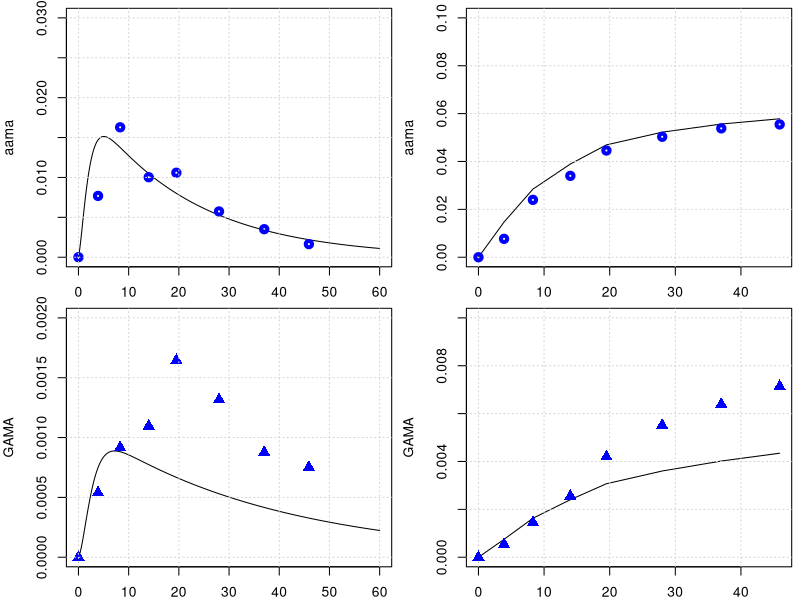

Reproduce this figure in R.
library(deSolve)
library(minpack.lm)
graphics.off()

# body weight in kg
BW = 70 
# fractions of BW
##https://journals.sagepub.com/doi/pdf/10.1177/ANIB_32_3-4
F_B = 0.079 
F_B_AB = 0.35 #fraction: arterial blood of blood volume
F_B_VB = 0.65 #fraction: venous blood of blood volume
F_Li = 0.026
F_Ki = 0.0044
F_T = 1-(F_B+F_Li+F_Ki)
# organ volumes in L
V_AB <- BW*F_B*F_B_AB 
V_VB <- BW*F_B*F_B_VB 
V_T <- BW*F_T
V_Ki <- BW*F_Ki
V_Li <- BW*F_Li
# cardiac output in L/(kg*h)
##https://journals.sagepub.com/doi/pdf/10.1177/ANIB_32_3-4
QCC = 16        #12.5 # maybe 14 or 6.5 check?
Q_C = QCC*BW^0.75
#FQ_P = 2.5/100 Trine: We don't have a lung compartment in this model
FQ_Li = 0.255
FQ_Ki = 0.19 #total - there is also an aterial flow rate 
FQ_T = 1 -( FQ_Li + FQ_Ki) # +FQ_P) Trine: We don't have a lung compartment in this model
Q_Li <- Q_C*FQ_Li
Q_Ki <- Q_C*FQ_Ki
Q_T <- Q_C*FQ_T

MW_aa = 71   # mg/mmol
MW_ga = 87   # mg/mmol
MW_GSH = 307.32 # mg/mmol
k_0_GSH = 7   # from Sweeney paper.
MW_GSH = 307.32     # mg/mmol
AGSH0 = k_0_GSH * V_Li * MW_GSH


# +++++++++++++++++++++++++++++++++++++++++++++++++++++++++++++++++
# partition coefficient 
pAA_TB = .2        # Tissue::blood partition AA, Sweeney et al (2010) paper
pAA_KiB = 0.8      # Kidney::blood partition AA, Sweeney et al (2010) paper
pAA_LiB = 0.4      # liver::blood partition AA, Sweeney et al (2010) paper
# Maybe we said it earlier and these parameters are not sensitive to the model, but from which paper did you get the values of these partition coefs., 
# in the paper of Sweeney and of Li are different pAA_LiB = 0.4 and pAA_KiB = 0.8.

# reaction rate constants 
k_AAuptake = 1 #1/h

k_onAA_T = 0.028  #1/h     # we took it from Sweenney
k_onAA_B = 0.036  #1/h
k_onAA_Li = 0.71 #1/h
k_onAA_Ki = 0.13 #1/h

# from 0.23 to 0.35
k_cl_GSH = 0.035   # 1/h   #  Reed et al. 2008 'A mathematical model of glutathione metabolism'
#doi:10.1186/1742-4682-5-8

# k_onAA_GSH = 0.55 # L/(mmol h)
# check, we do not use it any more.
k_exc_AAMA = 0.049  ## ##MK Furh et al. report on Elimination half-life of AAMA as ~17.4 h, then k_exc_AAMA=0.0398 h-1#
# 'Toxicokinetics of acrylamide in humans after ingestion of a defined dose in a test meal to improve risk assessment for acrylamide carcinogenicity'
# DOI: 10.1158/1055-9965.EPI-05-0647
# 0.049 #1/h or 0.13 # this will change the shape

# Maximum velocity for enzymatic reaction 
V_max_p450 = 9 /MW_aa*BW^0.7  # mg/h  from Sweenney paper, checked!
# maximum rate of GA and AA conjugation with GSH (mg/(h BW^0.7))
Vmax_AA_GSH <- 24*BW^0.7 # from the Sweeny  fitted   mg/h



### PARAMETERS FOR GA
# partition coefficient
pGA_TB = 1.35 # Have been calculated from the Doerge et al 2005 paper on TK in mice
pGA_LiB = 0.63 # Have been calculated from the Doerge et al 2005 paper on TK in mice
pGA_KiB = .3

#k_onGA_GSH = 0.8 #L/(mmol h)
k_onGA_T = 0.69        #1/h
k_onGA_B = 0.108       #1/h
k_onGA_Ki = k_onAA_T/2 #1/h
k_onGA_Li = 0.115      #1/h

k_exc_GAMA = 0.027   ##MK Furh et al. report on Elimination half-life of GAMA: ~25.1 hours, then k_exc_GAMA = 0.0276 h-1##  
# 0.077 #1/h  # or 0.027 # from sweeney # 
k_exc_GAOH = 0.077     # 1/h  # from sweeney
# (removed as no longer used) k_exc_GA <- .4         # 1/h Q_Ki*0.025


VMAXGC1 = 22   # maximum rate of AA conjugation with GSH mg/hr-kg^0.7, Sweeney et al (2010) paper
VMAXG1 = VMAXGC1/MW_aa*BW**0.7    # !$'Liver AA-GSH rate'

# Maximum velocity for enzymatic reaction 
V_max_EH = 20 /MW_ga*BW^0.7  
KM_p450 = 10.0
KM_EH = 100.0
# maximum rate of GA and AA conjugation with GSH (mg/(h BW^0.7))
Vmax_GA_GSH <- 20*BW^0.7 # from the Sweeny ( Vmax_GC2 )  fitted   mg/h

KMG1 = 20  #!Km with respect to AA for GSH conjugation mg/L (from Sweeny code) 
# Trine: This should be mg. Delete the term MW_aa
# Sweeney has this parameter for rats ans 100 mg/L why did you use this number and why divived by MW??

KMGG = .1/MW_GSH        # !KM with respect to GSH for AA or GA conjugation with GSH mmol/L. Trine: should be mg/L
####and that this is 307 mg/L #This comment is wrong ignore
KMG2 = 90  #!Km with respect to GA for GSH conjugation mM. Trine: This should be mg. Delete the term MW_aa
# The same comment as for KMG1

# from the code, not from paper
KPT_Li = 0.015    # !'protein turnover rate in liver'# this is confimred in the exp. values of Sweeney
KPT_Ki = 0.013    # !'protein turnover rate in kidney'# 1/h this is 0.012 in Sweeney, I guess its not much of difference
KPTR   = 1        # !'protein turnover rate in rpt'# this is 0.012 in Li et.al
KPTS   = 0.0039   # !'protein turnover rate in spt'# and this they have it 0.0051 Sweeney and Li 0.0012 refering to Sweeney
KPTRB  = 0.0039   # !'protein turnover rate in rbc'# how did we get that?
KPTPL  = 0.012    # !'protein turnover rate in plasma'# Sweeney has 0.012 for this value
# +++++++++++++++++++++++++++++++++++++++++++++++++++++++++++++++++
# create list of parameter
# +++++++++++++++++++++++++++++++++++++++++++++++++++++++++++++++++
params <- unlist(c(data.frame(pAA_TB, pAA_LiB, pAA_KiB,
                              pGA_TB, pGA_LiB, pGA_KiB,
                              k_onAA_T, k_onAA_B, k_onAA_Li,  k_onAA_Ki,
                              k_onGA_T, k_onGA_B, k_onGA_Li, k_onGA_Ki, 
                              k_exc_AAMA, k_exc_GAMA,
                              k_cl_GSH, V_max_p450, KM_p450, V_max_EH, KM_EH,
                              k_AAuptake)
                              ))
yini <- c(m_AA_AB = 0.0, m_GA_AB = 0.0,      a_pb_AA_B = 0 ,
          m_AA_VB = 0.0, m_GA_VB = 0.0,
          m_AA_Ki = 0.0, m_GA_Ki = 0.0, m_AA_dose = 0 ,
          m_AA_Li = 0.0, m_AAMA = 0.0, 
          m_GA_Li = 0.0, a_pb_GA_Li = 0.0,
          m_GAMA  = 0.0,       
          m_GSH_Li = k_0_GSH * V_Li * MW_GSH, 
          m_AA_T = 0.0, m_GA_T = 0.0,
          m_GAOH = 0.0, 
          m_AA_out = 0.0, m_AA_in = 0.0, m_AA_accum = 0.0, m_AA_free = 0.0, 
          m_GA_out = 0.0, m_GA_in = 0.0, m_GA_accum = 0.0, m_GA_free = 0.0, 
          a_pb_AA_Ki = 0,  a_pb_AA_Li = 0,
          a_pb_GA_Ki = 0, a_pb_AA_T = 0, a_pb_GA_B = 0, a_pb_GA_T = 0
          )
# ++++++++++++++++++++++++++++++++++++++++++++++++++++++++++++++++++
# PBPK model for Acrylamide 
# ++++++++++++++++++++++++++++++++++++++++++++++++++++++++++++++++++
PBPKmodelAA <- function(t,state,parameter){
  with(as.list(c(t,state,parameter)), {
    #----#---#  Model for AA  #---#---#
    # concentrations blood in the organs in mg/L
    c_AA_AB <- m_AA_AB/V_AB   
    c_AA_VB <- m_AA_VB/V_VB
    c_AA_T <- m_AA_T/V_T
    c_AA_Li <- m_AA_Li/V_Li #Trine: Should we multiply with PL1 as we do for GA
    c_AA_Ki <- m_AA_Ki/V_Ki
    
    c_GSH_Li <- m_GSH_Li/V_Li
    # units checked -> mg/h   
    dm_AA_dose <- - k_AAuptake*m_AA_dose
    
    # Blood
    #-----------------------------
    # units checked -> mg/h   
    dm_AA_AB <- Q_C*(c_AA_VB - c_AA_AB) - k_onAA_B*m_AA_AB
    dm_AA_VB <- Q_T*(c_AA_T/pAA_TB) + Q_Li*(c_AA_Li/pAA_LiB) + Q_Ki*(c_AA_Ki/pAA_KiB) - Q_C*c_AA_VB -k_onAA_B*m_AA_VB
    # Trine: I added this. Can we make an overall turnover rate in blood? Is this correct? 
    da_pb_AA_B <- k_onAA_B*m_AA_AB + k_onAA_B*m_AA_VB - a_pb_AA_B*KPTRB
    
    # Kidney
    #---------------------------------
    # units checked -> mg/h   
    dm_AA_Ki <- Q_Ki*c_AA_AB -Q_Ki*(c_AA_Ki/pAA_KiB) - k_onAA_Ki*m_AA_Ki 
    # protein tunr over AA in Kidney
    da_pb_AA_Ki <- k_onAA_Ki*m_AA_Ki - a_pb_AA_Ki*KPT_Ki
    
    # unit chekced mg/h 
    metAA_GSH <- Vmax_AA_GSH * c_AA_Li * c_GSH_Li / ( (KMG1 + c_AA_Li) * (KMGG + c_GSH_Li) )
    
    metAA_P450 <- V_max_p450 * MW_aa * c_AA_Li/ (KM_p450 + c_AA_Li)
    
    # units checked -> mg/h  
    dm_AA_Li <- Q_Li*(c_AA_AB - c_AA_Li/pAA_LiB) + k_AAuptake*m_AA_dose - k_onAA_Li*m_AA_Li  - metAA_P450 - metAA_GSH 
    # protein turn over AA in Liver
    da_pb_AA_Li <- k_onAA_Li*m_AA_Li - a_pb_AA_Li * KPT_Li
    
    # Tissue
    #--------------------------------------------------------------
    # units checked -> mg/h   
    dm_AA_T <- Q_T*(c_AA_AB - c_AA_T/pAA_TB) - k_onAA_T*m_AA_T
    # protein turn over AA in Tussue
    da_pb_AA_T <- k_onAA_T*m_AA_T - a_pb_AA_T * KPTS
    
    # Urine
    #-------------------------------------------------------------
    # units checked -> mg/h   
    dm_AAMA <- metAA_GSH - m_AAMA*k_exc_AAMA 
    
    dm_AA_out <- metAA_P450 + metAA_GSH + k_onAA_Li*m_AA_Li
    dm_AA_in <- k_AAuptake * m_AA_dose
    dm_AA_accum <- k_onAA_B*m_AA_AB +k_onAA_B*m_AA_VB +k_onAA_T*m_AA_T +k_onAA_Ki*m_AA_Ki
    dm_AA_free <- dm_AA_AB + dm_AA_VB +dm_AA_T +dm_AA_Li +dm_AA_Ki
    
    #--------------------------------------------------------------
    ########################################################################################    
    #-GA-#-GA-#  Model for GA  #-GA-#-GA-#    
    #concentrations blood in the organs in mg/L
    c_GA_AB <- m_GA_AB/V_AB ;   
    c_GA_VB <- m_GA_VB/V_VB
    c_GA_T <- m_GA_T/V_T
    c_GA_Li <- m_GA_Li/V_Li
    c_GA_Ki <- m_GA_Ki/V_Ki
    
    # Blood
    #-----------------------------
    # units checked -> mg/h   
    dm_GA_AB <- Q_C * (c_GA_VB - c_GA_AB) - k_onGA_B*m_GA_AB
    # units checked -> mg/h   
    dm_GA_VB <- Q_T * (c_GA_T/pGA_TB) + Q_Li*(c_GA_Li/pGA_LiB) + Q_Ki*(c_GA_Ki/pGA_KiB) - Q_C*c_GA_VB - k_onGA_B*m_GA_VB
    # units checked -> mg/h   
    da_pb_GA_B <- k_onGA_B*m_GA_AB + k_onGA_B*m_GA_VB - a_pb_GA_B * KPTRB
    
    # Kidney
    #---------------------------------
    dm_GA_Ki <- Q_Ki*c_GA_AB - Q_Ki*(c_GA_Ki/pGA_KiB) -k_onGA_Ki*m_GA_Ki 
    # protein tunr over AA in Kidney
    da_pb_GA_Ki <- k_onGA_Ki*m_GA_Ki - a_pb_GA_Ki*KPT_Ki
    
    # Liver
    #--------------------------------
    # units checked -> mg/h
    metGA_GSH <- Vmax_GA_GSH * c_GSH_Li *c_GA_Li / (c_GA_Li + KMG2)/(c_GSH_Li + KMGG)
    metGA_EH <- V_max_EH *MW_ga *c_GA_Li / (KM_EH + c_GA_Li)
    # units checked -> mg/h 
    dm_GA_Li <- Q_Li*(c_GA_AB - c_GA_Li/pGA_LiB) - k_onGA_Li*m_GA_Li + metAA_P450 - metGA_GSH -metGA_EH 
    # protein tunr over GA in Liver
    da_pb_GA_Li = k_onGA_Li*m_GA_Li - a_pb_GA_Li*KPT_Li 
    
    # units checked -> mg/h, 
    dm_GAMA <-  metGA_GSH  -m_GAMA*k_exc_GAMA
    
    #????????????????????????????????????????????
    # we need a new k_exc_GAOH
    dm_GAOH <- metGA_EH - m_GAOH*k_exc_GAOH
    
    # Tissue    #-----------------------------------------------------
    dm_GA_T <- Q_T*(c_GA_AB - c_GA_T/pGA_TB) - k_onGA_T*m_GA_T
    da_pb_GA_T <- k_onGA_T*m_GA_T - a_pb_GA_T * KPTS
    
    # Liver
    #--------------------------------
    # units checked -> mg/h
    dm_GSH_Li <- k_0_GSH * V_Li * MW_GSH - k_cl_GSH*m_GSH_Li - metAA_GSH - metGA_GSH
    
    dm_GA_out <- metGA_GSH + metGA_EH 
    dm_GA_in <- metAA_P450
    dm_GA_accum <- k_onGA_B*m_GA_AB +k_onGA_B*m_GA_VB +k_onGA_T*m_GA_T +k_onGA_Li*m_GA_Li +k_onGA_Ki*m_GA_Ki
    dm_GA_free <- dm_GA_AB + dm_GA_VB +dm_GA_T +dm_GA_Li +dm_GA_Ki 
    
    return(list(c(dm_AA_AB,    dm_GA_AB,   da_pb_AA_B,
                  dm_AA_VB,    dm_GA_VB,
                  dm_AA_Ki,    dm_GA_Ki,    dm_AA_dose,
                  dm_AA_Li,    dm_AAMA,   
                  dm_GA_Li,   da_pb_GA_Li, dm_GAMA,
                  dm_GSH_Li,  dm_AA_T,     dm_GA_T,
                  dm_GAOH,
                  dm_AA_out,  dm_AA_in,   dm_AA_accum,  dm_AA_free,
                  dm_GA_out,  dm_GA_in,   dm_GA_accum,  dm_GA_free,
                  da_pb_AA_Ki,    da_pb_AA_Li,
                  da_pb_GA_Ki,    da_pb_AA_T, da_pb_GA_B , da_pb_GA_T   )))
  })
}
PBPKmodelAA <- compiler::cmpfun(PBPKmodelAA)



################################################################
# manual readout from Kopp and Dekant 2009
################################################################
times <- seq(from = 0, to = 60, by = 0.1)
diet <- data.frame(var = "m_AA_dose", method = "add",
                   time = c(0.0),  value = 0.5 *BW /1000 )  # dose of 0.05 microg/kg bw
out <- ode(y = yini, times = times, func = PBPKmodelAA, parms = params, events = list(data = diet))
yobs_urine <- data.frame(
  time = c(0.0, 3.9, 8.3, 14, 19.5, 28, 37, 45.9),
  AAMA = c(0.0/1000000, 32.8/1000000, 69.5/1000000, 42.8/1000000, 45.2/1000000, 24.5/1000000, 15/1000000, 7/1000000)*234.28, #https://pubchem.ncbi.nlm.nih.gov/compound/N-Acetyl-S-_2-carbamoylethyl_-L-cysteine
  GAMA = c(0.0, 2.15*1e-6, 3.66*1e-6, 4.38*1e-6, 6.57*1e-6, 5.26*1e-6, 3.50*1e-6, 3.0*1e-6)*250.27
)

# plot for AAMA in urinary
par(mfrow=c(2,2),mar=c(2,4,.5,.5))
plot(out[,'time'], out[,'m_AAMA']   ,type = 'l',xlab = 'time', ylab = 'aama', ylim = c(0,.03) )
points(yobs_urine$time, yobs_urine$AAMA , col="blue", lwd = 4) ; grid()
time_points_measure_unrine = c(1, 40, 84, 141, 196, 280 , 371, 460)
tamtam = out[,'m_AAMA'][time_points_measure_unrine ]
plot(yobs_urine$time, cumsum( tamtam ),type = 'l', ylab = 'aama', ylim = c(0,.1), xlab = 'time' ); grid()
points(yobs_urine$time, cumsum(yobs_urine$AAMA) , col="blue", lwd = 4)

# plot for GAMA 
plot(out[,'time'], out[,'m_GAMA']  ,type = 'l',xlab = '', ylab = 'GAMA', ylim = c(0,.002) )
points(yobs_urine$time, yobs_urine$GAMA , col="blue", cex = 1.5, pch = 17); grid()
time_points_measure_unrine = c(1, 40, 84, 141, 196, 280 , 371, 460)
tamtam = out[,'m_GAMA'][time_points_measure_unrine ]
plot(yobs_urine$time, cumsum( tamtam ),type = 'l',xlab = '', ylab = 'GAMA', ylim = c(0,.01) ); grid()
points(yobs_urine$time, cumsum(yobs_urine$GAMA) , col="blue",cex = 1.5, pch = 17)
